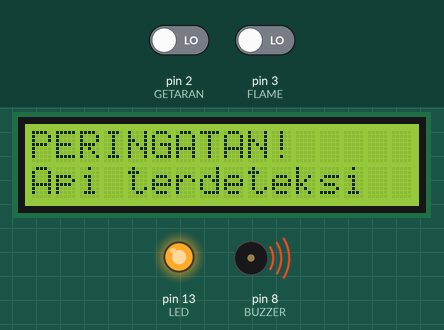
Bench run of a sketch on a simulated Arduino Uno, built with avr-gcc and run on an emulated ATmega328P. Shown: 16×2 character LCD, output pins drawn as LEDs (lit = HIGH), buzzer (waves = sounding, pin HIGH). The test bench sets the inputs (shaded band); at power-on: pin 3 (FLAME) LOW, pin 2 (GETARAN) LOW.

Above: at 1.2 s.
1.3 s: pin 3 (FLAME) driven HIGH
At 2.6 s:
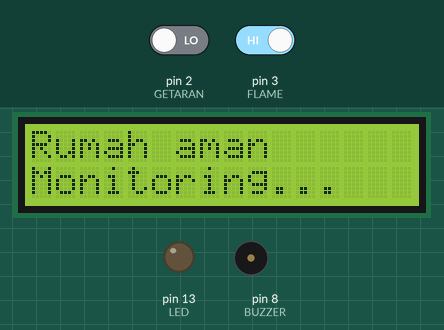
2.9 s: pin 2 (GETARAN) driven HIGH
At 4.2 s:
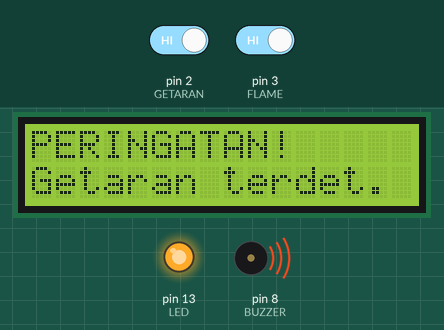
4.5 s: pin 2 (GETARAN) driven LOW
At 5.1 s:
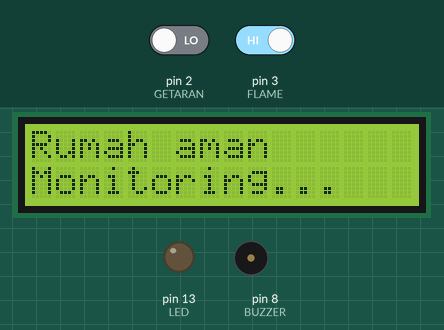
6.2 s: pin 3 (FLAME) driven LOW
At 7.0 s:
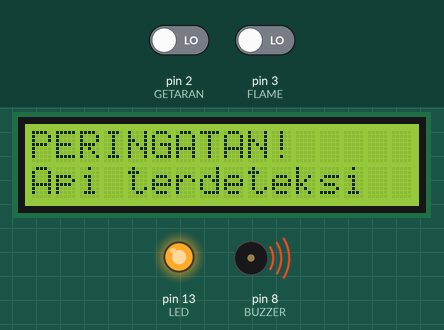
Timing chart, 0 to 8.8 s (numbered marks = the images above; inputs shaded):
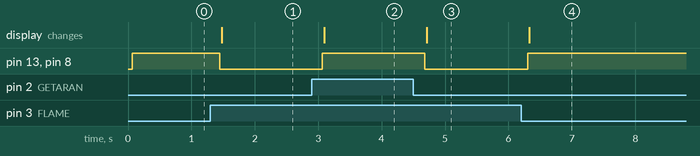

The sketch:

03_Sistem_Keamanan.ino
```cpp
#include <Wire.h>
#include <LiquidCrystal_I2C.h>

const int GETARAN = 2;
const int FLAME = 3;
const int BUZZER = 8;
const int LED = 13;
LiquidCrystal_I2C lcd(0x27, 16, 2);

void setup() {
  pinMode(GETARAN, INPUT);
  pinMode(FLAME, INPUT);
  pinMode(BUZZER, OUTPUT);
  pinMode(LED, OUTPUT);
  lcd.init();
  lcd.backlight();
}

void loop() {
  bool getaran = digitalRead(GETARAN) == HIGH;
  bool api = digitalRead(FLAME) == LOW;
  bool bahaya = getaran || api;

  digitalWrite(BUZZER, bahaya ? HIGH : LOW);
  digitalWrite(LED, bahaya ? HIGH : LOW);
  lcd.setCursor(0, 0);
  lcd.print(bahaya ? "PERINGATAN!     " : "Rumah aman      ");
  lcd.setCursor(0, 1);
  if (api) {
    lcd.print("Api terdeteksi  ");
  } else if (getaran) {
    lcd.print("Getaran terdet. ");
  } else {
    lcd.print("Monitoring...   ");
  }
  delay(200);
}
```

Measured:
- after the input at 1.3 s, pin 13 (LED), pin 8 (BUZZER): HIGH → LOW after 0.15 s; the display: changes after 0.18 s (image 1)
- after the input at 2.9 s, pin 13 (LED), pin 8 (BUZZER): LOW → HIGH after 0.17 s; the display: changes after 0.20 s (image 2)
- after the input at 4.5 s, pin 13 (LED), pin 8 (BUZZER): HIGH → LOW after 0.18 s; the display: changes after 0.21 s (image 3)
- after the input at 6.2 s, pin 13 (LED), pin 8 (BUZZER): LOW → HIGH after 0.10 s; the display: changes after 0.13 s (image 4)
